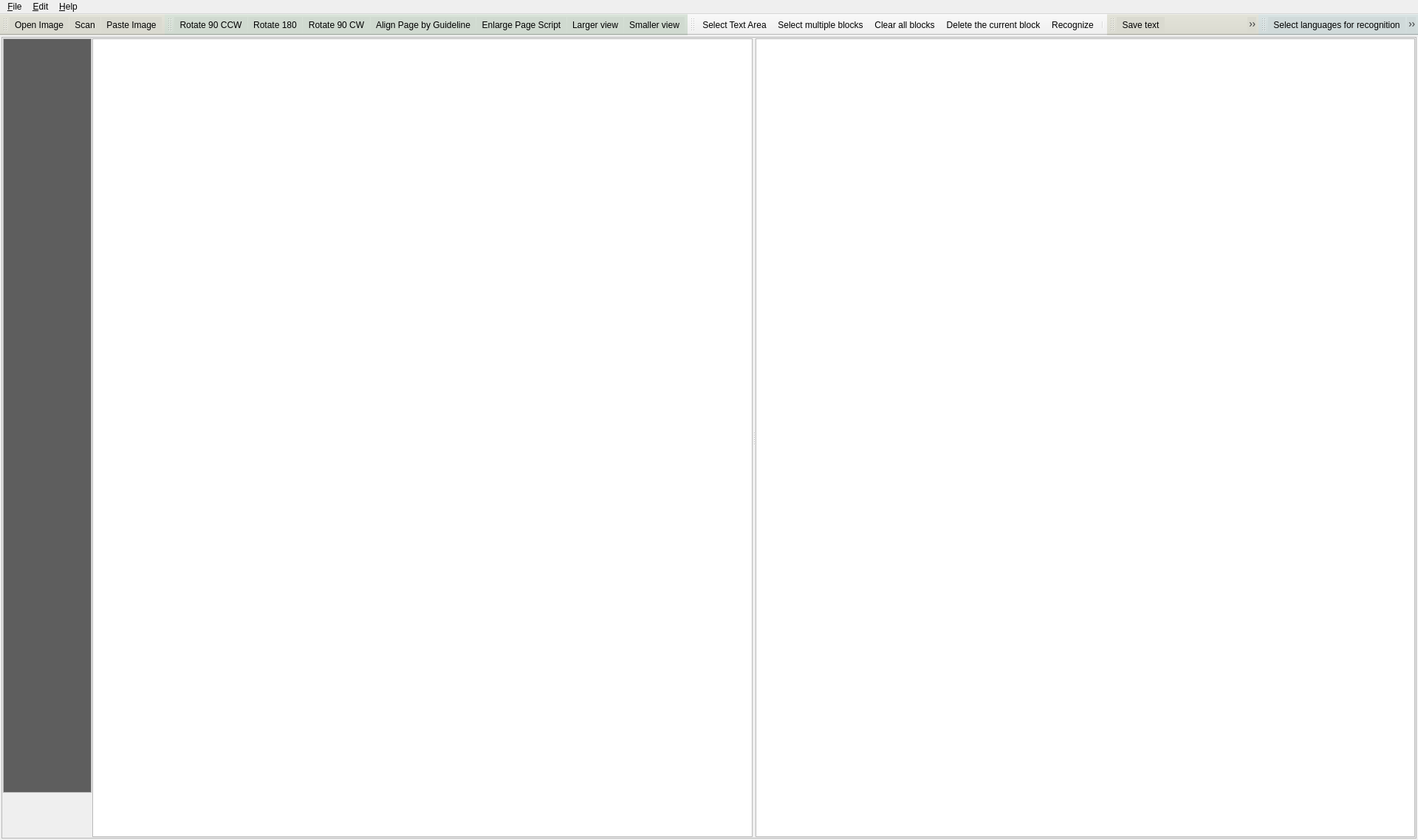
<?xml version="1.0" encoding="UTF-8"?>
<ui version="4.0">
 <class>MainWindow</class>
 <widget class="QMainWindow" name="MainWindow">
  <property name="geometry">
   <rect>
    <x>0</x>
    <y>0</y>
    <width>1920</width>
    <height>1138</height>
   </rect>
  </property>
  <property name="contextMenuPolicy">
   <enum>Qt::CustomContextMenu</enum>
  </property>
  <property name="windowTitle">
   <string>MainWindow</string>
  </property>
  <property name="windowIcon">
   <iconset resource="yagf.qrc">
    <normaloff>:/yagf.png</normaloff>:/yagf.png</iconset>
  </property>
  <property name="locale">
   <locale language="English" country="UnitedStates"/>
  </property>
  <widget class="QWidget" name="centralwidget">
   <layout class="QVBoxLayout" name="verticalLayout">
    <property name="spacing">
     <number>2</number>
    </property>
    <property name="margin">
     <number>2</number>
    </property>
    <item>
     <widget class="QFrame" name="frame">
      <property name="frameShape">
       <enum>QFrame::StyledPanel</enum>
      </property>
      <property name="frameShadow">
       <enum>QFrame::Raised</enum>
      </property>
      <layout class="QHBoxLayout" name="horizontalLayout_2">
       <property name="spacing">
        <number>1</number>
       </property>
       <property name="margin">
        <number>1</number>
       </property>
       <item>
        <layout class="QHBoxLayout" name="horizontalLayout">
         <property name="spacing">
          <number>1</number>
         </property>
         <item>
          <layout class="QVBoxLayout" name="verticalLayout_2">
           <property name="spacing">
            <number>0</number>
           </property>
           <item>
            <widget class="SideBar" name="sideBar">
             <property name="sizePolicy">
              <sizepolicy hsizetype="Expanding" vsizetype="MinimumExpanding">
               <horstretch>0</horstretch>
               <verstretch>1</verstretch>
              </sizepolicy>
             </property>
             <property name="minimumSize">
              <size>
               <width>120</width>
               <height>0</height>
              </size>
             </property>
             <property name="maximumSize">
              <size>
               <width>120</width>
               <height>2048</height>
              </size>
             </property>
             <property name="palette">
              <palette>
               <active>
                <colorrole role="Base">
                 <brush brushstyle="SolidPattern">
                  <color alpha="255">
                   <red>94</red>
                   <green>94</green>
                   <blue>94</blue>
                  </color>
                 </brush>
                </colorrole>
               </active>
               <inactive>
                <colorrole role="Base">
                 <brush brushstyle="SolidPattern">
                  <color alpha="255">
                   <red>94</red>
                   <green>94</green>
                   <blue>94</blue>
                  </color>
                 </brush>
                </colorrole>
               </inactive>
               <disabled>
                <colorrole role="Base">
                 <brush brushstyle="SolidPattern">
                  <color alpha="255">
                   <red>255</red>
                   <green>255</green>
                   <blue>255</blue>
                  </color>
                 </brush>
                </colorrole>
               </disabled>
              </palette>
             </property>
             <property name="midLineWidth">
              <number>1</number>
             </property>
             <property name="horizontalScrollBarPolicy">
              <enum>Qt::ScrollBarAlwaysOff</enum>
             </property>
             <property name="alternatingRowColors">
              <bool>true</bool>
             </property>
             <property name="iconSize">
              <size>
               <width>100</width>
               <height>128</height>
              </size>
             </property>
             <property name="textElideMode">
              <enum>Qt::ElideNone</enum>
             </property>
             <property name="flow">
              <enum>QListView::LeftToRight</enum>
             </property>
             <property name="spacing">
              <number>4</number>
             </property>
             <property name="viewMode">
              <enum>QListView::IconMode</enum>
             </property>
            </widget>
           </item>
           <item>
            <widget class="DropLabel" name="label">
             <property name="minimumSize">
              <size>
               <width>120</width>
               <height>60</height>
              </size>
             </property>
             <property name="maximumSize">
              <size>
               <width>120</width>
               <height>60</height>
              </size>
             </property>
             <property name="palette">
              <palette>
               <active>
                <colorrole role="WindowText">
                 <brush brushstyle="SolidPattern">
                  <color alpha="255">
                   <red>76</red>
                   <green>76</green>
                   <blue>76</blue>
                  </color>
                 </brush>
                </colorrole>
                <colorrole role="Button">
                 <brush brushstyle="SolidPattern">
                  <color alpha="255">
                   <red>94</red>
                   <green>94</green>
                   <blue>94</blue>
                  </color>
                 </brush>
                </colorrole>
                <colorrole role="Dark">
                 <brush brushstyle="SolidPattern">
                  <color alpha="255">
                   <red>94</red>
                   <green>94</green>
                   <blue>94</blue>
                  </color>
                 </brush>
                </colorrole>
                <colorrole role="Text">
                 <brush brushstyle="SolidPattern">
                  <color alpha="255">
                   <red>60</red>
                   <green>60</green>
                   <blue>60</blue>
                  </color>
                 </brush>
                </colorrole>
                <colorrole role="BrightText">
                 <brush brushstyle="SolidPattern">
                  <color alpha="255">
                   <red>94</red>
                   <green>94</green>
                   <blue>94</blue>
                  </color>
                 </brush>
                </colorrole>
                <colorrole role="ButtonText">
                 <brush brushstyle="SolidPattern">
                  <color alpha="255">
                   <red>76</red>
                   <green>76</green>
                   <blue>76</blue>
                  </color>
                 </brush>
                </colorrole>
                <colorrole role="Base">
                 <brush brushstyle="SolidPattern">
                  <color alpha="255">
                   <red>94</red>
                   <green>94</green>
                   <blue>94</blue>
                  </color>
                 </brush>
                </colorrole>
                <colorrole role="Window">
                 <brush brushstyle="SolidPattern">
                  <color alpha="255">
                   <red>94</red>
                   <green>94</green>
                   <blue>94</blue>
                  </color>
                 </brush>
                </colorrole>
                <colorrole role="AlternateBase">
                 <brush brushstyle="SolidPattern">
                  <color alpha="255">
                   <red>94</red>
                   <green>94</green>
                   <blue>94</blue>
                  </color>
                 </brush>
                </colorrole>
                <colorrole role="NoRole">
                 <brush brushstyle="SolidPattern">
                  <color alpha="255">
                   <red>94</red>
                   <green>94</green>
                   <blue>94</blue>
                  </color>
                 </brush>
                </colorrole>
               </active>
               <inactive>
                <colorrole role="WindowText">
                 <brush brushstyle="SolidPattern">
                  <color alpha="255">
                   <red>76</red>
                   <green>76</green>
                   <blue>76</blue>
                  </color>
                 </brush>
                </colorrole>
                <colorrole role="Button">
                 <brush brushstyle="SolidPattern">
                  <color alpha="255">
                   <red>94</red>
                   <green>94</green>
                   <blue>94</blue>
                  </color>
                 </brush>
                </colorrole>
                <colorrole role="Dark">
                 <brush brushstyle="SolidPattern">
                  <color alpha="255">
                   <red>94</red>
                   <green>94</green>
                   <blue>94</blue>
                  </color>
                 </brush>
                </colorrole>
                <colorrole role="Text">
                 <brush brushstyle="SolidPattern">
                  <color alpha="255">
                   <red>60</red>
                   <green>60</green>
                   <blue>60</blue>
                  </color>
                 </brush>
                </colorrole>
                <colorrole role="BrightText">
                 <brush brushstyle="SolidPattern">
                  <color alpha="255">
                   <red>94</red>
                   <green>94</green>
                   <blue>94</blue>
                  </color>
                 </brush>
                </colorrole>
                <colorrole role="ButtonText">
                 <brush brushstyle="SolidPattern">
                  <color alpha="255">
                   <red>76</red>
                   <green>76</green>
                   <blue>76</blue>
                  </color>
                 </brush>
                </colorrole>
                <colorrole role="Base">
                 <brush brushstyle="SolidPattern">
                  <color alpha="255">
                   <red>94</red>
                   <green>94</green>
                   <blue>94</blue>
                  </color>
                 </brush>
                </colorrole>
                <colorrole role="Window">
                 <brush brushstyle="SolidPattern">
                  <color alpha="255">
                   <red>94</red>
                   <green>94</green>
                   <blue>94</blue>
                  </color>
                 </brush>
                </colorrole>
                <colorrole role="AlternateBase">
                 <brush brushstyle="SolidPattern">
                  <color alpha="255">
                   <red>94</red>
                   <green>94</green>
                   <blue>94</blue>
                  </color>
                 </brush>
                </colorrole>
                <colorrole role="NoRole">
                 <brush brushstyle="SolidPattern">
                  <color alpha="255">
                   <red>94</red>
                   <green>94</green>
                   <blue>94</blue>
                  </color>
                 </brush>
                </colorrole>
               </inactive>
               <disabled>
                <colorrole role="WindowText">
                 <brush brushstyle="SolidPattern">
                  <color alpha="255">
                   <red>94</red>
                   <green>94</green>
                   <blue>94</blue>
                  </color>
                 </brush>
                </colorrole>
                <colorrole role="Button">
                 <brush brushstyle="SolidPattern">
                  <color alpha="255">
                   <red>94</red>
                   <green>94</green>
                   <blue>94</blue>
                  </color>
                 </brush>
                </colorrole>
                <colorrole role="Dark">
                 <brush brushstyle="SolidPattern">
                  <color alpha="255">
                   <red>94</red>
                   <green>94</green>
                   <blue>94</blue>
                  </color>
                 </brush>
                </colorrole>
                <colorrole role="Text">
                 <brush brushstyle="SolidPattern">
                  <color alpha="255">
                   <red>94</red>
                   <green>94</green>
                   <blue>94</blue>
                  </color>
                 </brush>
                </colorrole>
                <colorrole role="BrightText">
                 <brush brushstyle="SolidPattern">
                  <color alpha="255">
                   <red>94</red>
                   <green>94</green>
                   <blue>94</blue>
                  </color>
                 </brush>
                </colorrole>
                <colorrole role="ButtonText">
                 <brush brushstyle="SolidPattern">
                  <color alpha="255">
                   <red>94</red>
                   <green>94</green>
                   <blue>94</blue>
                  </color>
                 </brush>
                </colorrole>
                <colorrole role="Base">
                 <brush brushstyle="SolidPattern">
                  <color alpha="255">
                   <red>94</red>
                   <green>94</green>
                   <blue>94</blue>
                  </color>
                 </brush>
                </colorrole>
                <colorrole role="Window">
                 <brush brushstyle="SolidPattern">
                  <color alpha="255">
                   <red>94</red>
                   <green>94</green>
                   <blue>94</blue>
                  </color>
                 </brush>
                </colorrole>
                <colorrole role="AlternateBase">
                 <brush brushstyle="SolidPattern">
                  <color alpha="255">
                   <red>94</red>
                   <green>94</green>
                   <blue>94</blue>
                  </color>
                 </brush>
                </colorrole>
                <colorrole role="NoRole">
                 <brush brushstyle="SolidPattern">
                  <color alpha="255">
                   <red>94</red>
                   <green>94</green>
                   <blue>94</blue>
                  </color>
                 </brush>
                </colorrole>
               </disabled>
              </palette>
             </property>
             <property name="text">
              <string/>
             </property>
             <property name="pixmap">
              <pixmap resource="yagf.qrc">:/images/Trashcan.png</pixmap>
             </property>
             <property name="alignment">
              <set>Qt::AlignCenter</set>
             </property>
            </widget>
           </item>
          </layout>
         </item>
         <item>
          <widget class="QSplitter" name="splitter">
           <property name="sizePolicy">
            <sizepolicy hsizetype="Expanding" vsizetype="Preferred">
             <horstretch>1</horstretch>
             <verstretch>0</verstretch>
            </sizepolicy>
           </property>
           <property name="orientation">
            <enum>Qt::Horizontal</enum>
           </property>
           <property name="handleWidth">
            <number>4</number>
           </property>
           <widget class="QXtGraphicsView" name="graphicsView">
            <property name="contextMenuPolicy">
             <enum>Qt::NoContextMenu</enum>
            </property>
           </widget>
           <widget class="TextEditor" name="textEdit">
            <property name="font">
             <font>
              <family>Times New Roman</family>
             </font>
            </property>
           </widget>
          </widget>
         </item>
        </layout>
       </item>
      </layout>
     </widget>
    </item>
   </layout>
  </widget>
  <widget class="QMenuBar" name="menubar">
   <property name="geometry">
    <rect>
     <x>0</x>
     <y>0</y>
     <width>1920</width>
     <height>25</height>
    </rect>
   </property>
   <widget class="QMenu" name="menuFile">
    <property name="title">
     <string>&amp;File</string>
    </property>
    <addaction name="actionOpen"/>
    <addaction name="actionScan"/>
    <addaction name="actionPaste_Image"/>
    <addaction name="separator"/>
    <addaction name="actionRecognize"/>
    <addaction name="action_Save"/>
    <addaction name="separator"/>
    <addaction name="actionSave_current_image"/>
    <addaction name="actionSave_Project"/>
    <addaction name="actionLoad_Project"/>
    <addaction name="separator"/>
    <addaction name="actionQuit"/>
   </widget>
   <widget class="QMenu" name="menu_Help">
    <property name="title">
     <string>&amp;Help</string>
    </property>
    <addaction name="actionOnlineHelp"/>
    <addaction name="actionAbout"/>
   </widget>
   <widget class="QMenu" name="menu_Settings">
    <property name="title">
     <string>&amp;Edit</string>
    </property>
    <addaction name="actionSelect_Text_Area"/>
    <addaction name="separator"/>
    <addaction name="actionSelect_All_Text"/>
    <addaction name="actionCopyToClipboard"/>
    <addaction name="separator"/>
    <addaction name="actionAlign_Page_by_Guideline"/>
    <addaction name="separator"/>
    <addaction name="actionOCR_Settings"/>
   </widget>
   <addaction name="menuFile"/>
   <addaction name="menu_Settings"/>
   <addaction name="menu_Help"/>
  </widget>
  <widget class="QToolBar" name="toolBar">
   <property name="sizePolicy">
    <sizepolicy hsizetype="Preferred" vsizetype="Preferred">
     <horstretch>0</horstretch>
     <verstretch>0</verstretch>
    </sizepolicy>
   </property>
   <property name="minimumSize">
    <size>
     <width>0</width>
     <height>0</height>
    </size>
   </property>
   <property name="windowTitle">
    <string>toolBar</string>
   </property>
   <property name="toolTip">
    <string>Image acquisition</string>
   </property>
   <property name="styleSheet">
    <string notr="true">background-color: rgb(218, 218, 208);</string>
   </property>
   <property name="locale">
    <locale language="English" country="UnitedStates"/>
   </property>
   <property name="iconSize">
    <size>
     <width>32</width>
     <height>32</height>
    </size>
   </property>
   <attribute name="toolBarArea">
    <enum>TopToolBarArea</enum>
   </attribute>
   <attribute name="toolBarBreak">
    <bool>false</bool>
   </attribute>
   <addaction name="actionOpen"/>
   <addaction name="actionScan"/>
   <addaction name="actionPaste_Image"/>
  </widget>
  <widget class="QToolBar" name="toolBar_2">
   <property name="windowTitle">
    <string>toolBar_2</string>
   </property>
   <property name="toolTip">
    <string>Image manpulation</string>
   </property>
   <property name="styleSheet">
    <string notr="true">background-color: rgb(208, 218, 208);</string>
   </property>
   <attribute name="toolBarArea">
    <enum>TopToolBarArea</enum>
   </attribute>
   <attribute name="toolBarBreak">
    <bool>false</bool>
   </attribute>
   <addaction name="actionRotate_90_CCW"/>
   <addaction name="actionRotate_180"/>
   <addaction name="actionRotate_90_CW"/>
   <addaction name="actionAlign_Page_by_Guideline"/>
   <addaction name="actionUpscale"/>
   <addaction name="actionTBLV"/>
   <addaction name="actionSmaller_view"/>
  </widget>
  <widget class="QToolBar" name="toolBar_3">
   <property name="windowTitle">
    <string>toolBar_3</string>
   </property>
   <property name="toolTip">
    <string>Recognition</string>
   </property>
   <property name="styleSheet">
    <string notr="true">background-color: rgb(218, 208, 208);
QComboBox {
     border: 1px solid gray;
     border-radius: 3px;
     padding: 1px 18px 1px 3px;
     min-width: 6em;
 }

 QComboBox:editable {
     background: white;
 }

 QComboBox:!editable, QComboBox::drop-down:editable {
      background: qlineargradient(x1: 0, y1: 0, x2: 0, y2: 1,
                                  stop: 0 #E1E1E1, stop: 0.4 #DDDDDD,
                                  stop: 0.5 #D8D8D8, stop: 1.0 #D3D3D3);
 }

 /* QComboBox gets the &quot;on&quot; state when the popup is open */
 QComboBox:!editable:on, QComboBox::drop-down:editable:on {
     background: qlineargradient(x1: 0, y1: 0, x2: 0, y2: 1,
                                 stop: 0 #D3D3D3, stop: 0.4 #D8D8D8,
                                 stop: 0.5 #DDDDDD, stop: 1.0 #E1E1E1);
 }

 QComboBox:on { /* shift the text when the popup opens */
     padding-top: 3px;
     padding-left: 4px;
 }

 QComboBox::drop-down {
     subcontrol-origin: padding;
     subcontrol-position: top right;
     width: 15px;

     border-left-width: 1px;
     border-left-color: darkgray;
     border-left-style: solid; /* just a single line */
     border-top-right-radius: 3px; /* same radius as the QComboBox */
     border-bottom-right-radius: 3px;
 }

 QComboBox::down-arrow {
     image: url(/usr/share/icons/crystalsvg/16x16/actions/1downarrow.png);
 }

 QComboBox::down-arrow:on { /* shift the arrow when popup is open */
     top: 1px;
     left: 1px;
 }</string>
   </property>
   <attribute name="toolBarArea">
    <enum>TopToolBarArea</enum>
   </attribute>
   <attribute name="toolBarBreak">
    <bool>false</bool>
   </attribute>
   <addaction name="actionSelect_Text_Area"/>
   <addaction name="actionSelect_multiple_blocks"/>
   <addaction name="ActionClearAllBlocks"/>
   <addaction name="ActionDeleteBlock"/>
   <addaction name="actionRecognize"/>
   <addaction name="separator"/>
  </widget>
  <widget class="QToolBar" name="toolBar_4">
   <property name="windowTitle">
    <string>toolBar_4</string>
   </property>
   <property name="toolTip">
    <string>Text manipulation</string>
   </property>
   <property name="styleSheet">
    <string notr="true">background-color: rgb(218, 218, 208);</string>
   </property>
   <attribute name="toolBarArea">
    <enum>TopToolBarArea</enum>
   </attribute>
   <attribute name="toolBarBreak">
    <bool>false</bool>
   </attribute>
   <addaction name="action_Save"/>
   <addaction name="actionCopyToClipboard"/>
   <addaction name="actionCheck_spelling"/>
  </widget>
  <widget class="QToolBar" name="toolBar_5">
   <property name="windowTitle">
    <string>toolBar_5</string>
   </property>
   <property name="styleSheet">
    <string notr="true">background-color: rgb(208, 218, 218);</string>
   </property>
   <attribute name="toolBarArea">
    <enum>TopToolBarArea</enum>
   </attribute>
   <attribute name="toolBarBreak">
    <bool>false</bool>
   </attribute>
   <addaction name="actionSelect_languages"/>
   <addaction name="actionOCR_Settings"/>
  </widget>
  <action name="actionScan">
   <property name="icon">
    <iconset resource="yagf.qrc">
     <normaloff>:/images/scanner.png</normaloff>:/images/scanner.png</iconset>
   </property>
   <property name="text">
    <string>S&amp;can...</string>
   </property>
   <property name="statusTip">
    <string>Scanning images using XSane...</string>
   </property>
   <property name="shortcut">
    <string>Ctrl+N</string>
   </property>
  </action>
  <action name="action_Save">
   <property name="icon">
    <iconset resource="yagf.qrc">
     <normaloff>:/images/save.png</normaloff>:/images/save.png</iconset>
   </property>
   <property name="text">
    <string>&amp;Save text...</string>
   </property>
   <property name="shortcut">
    <string>Ctrl+S</string>
   </property>
  </action>
  <action name="actionOpen">
   <property name="icon">
    <iconset resource="yagf.qrc">
     <normaloff>:/images/open.png</normaloff>:/images/open.png</iconset>
   </property>
   <property name="text">
    <string>&amp;Open Image...</string>
   </property>
   <property name="toolTip">
    <string>Open Image</string>
   </property>
   <property name="shortcut">
    <string>Ctrl+O</string>
   </property>
  </action>
  <action name="actionRecognize">
   <property name="icon">
    <iconset resource="yagf.qrc">
     <normaloff>:/images/Recognize.png</normaloff>:/images/Recognize.png</iconset>
   </property>
   <property name="text">
    <string>&amp;Recognize</string>
   </property>
   <property name="statusTip">
    <string>Recognizing text...</string>
   </property>
   <property name="shortcut">
    <string>Ctrl+R</string>
   </property>
  </action>
  <action name="actionChoose_Language">
   <property name="text">
    <string>Choose &amp;Language</string>
   </property>
  </action>
  <action name="actionQuit">
   <property name="text">
    <string>Quit</string>
   </property>
   <property name="shortcut">
    <string>Ctrl+Q</string>
   </property>
  </action>
  <action name="actionPreviousPage">
   <property name="icon">
    <iconset resource="yagf.qrc">
     <normaloff>:/images/back.png</normaloff>:/images/back.png</iconset>
   </property>
   <property name="text">
    <string>Previous page</string>
   </property>
   <property name="toolTip">
    <string>Move to previous image</string>
   </property>
  </action>
  <action name="actionNextPage">
   <property name="icon">
    <iconset resource="yagf.qrc">
     <normaloff>:/images/forward.png</normaloff>:/images/forward.png</iconset>
   </property>
   <property name="text">
    <string>Next page</string>
   </property>
   <property name="toolTip">
    <string>Move to next image</string>
   </property>
  </action>
  <action name="actionOnine_help">
   <property name="text">
    <string>Online Help</string>
   </property>
  </action>
  <action name="actionAbout">
   <property name="text">
    <string>About...</string>
   </property>
  </action>
  <action name="actionOnlineHelp">
   <property name="text">
    <string>Online Help</string>
   </property>
  </action>
  <action name="actionCopyToClipboard">
   <property name="icon">
    <iconset resource="yagf.qrc">
     <normaloff>:/images/Copy.png</normaloff>:/images/Copy.png</iconset>
   </property>
   <property name="text">
    <string>Copy Text to Clipboard</string>
   </property>
   <property name="toolTip">
    <string>Copy recognized text to clipboard</string>
   </property>
  </action>
  <action name="actionRecognize_All_Pages">
   <property name="icon">
    <iconset resource="yagf.qrc">
     <normaloff>:/batch.png</normaloff>:/batch.png</iconset>
   </property>
   <property name="text">
    <string>Recognize &amp;All Pages</string>
   </property>
   <property name="toolTip">
    <string>Recognize All Pages</string>
   </property>
   <property name="shortcut">
    <string>Ctrl+A</string>
   </property>
  </action>
  <action name="ActionClearAllBlocks">
   <property name="icon">
    <iconset resource="yagf.qrc">
     <normaloff>:/images/RemoveBlocks.png</normaloff>:/images/RemoveBlocks.png</iconset>
   </property>
   <property name="text">
    <string>Clear all blocks</string>
   </property>
   <property name="toolTip">
    <string>Clear all blocks</string>
   </property>
  </action>
  <action name="ActionDeleteBlock">
   <property name="icon">
    <iconset resource="yagf.qrc">
     <normaloff>:/images/RemoveBlock.png</normaloff>:/images/RemoveBlock.png</iconset>
   </property>
   <property name="text">
    <string>Delete the current block</string>
   </property>
   <property name="toolTip">
    <string>Delete the current block</string>
   </property>
  </action>
  <action name="actionRecognize_block">
   <property name="icon">
    <iconset resource="yagf.qrc">
     <normaloff>:/images/recblocks.png</normaloff>:/images/recblocks.png</iconset>
   </property>
   <property name="text">
    <string>Recognize block</string>
   </property>
   <property name="toolTip">
    <string>Recognize this block</string>
   </property>
  </action>
  <action name="actionClear_numbers">
   <property name="text">
    <string>Clear numbers</string>
   </property>
   <property name="toolTip">
    <string>Crear block numbering</string>
   </property>
  </action>
  <action name="actionCheck_spelling">
   <property name="checkable">
    <bool>true</bool>
   </property>
   <property name="icon">
    <iconset resource="yagf.qrc">
     <normaloff>:/images/Spellcheck.png</normaloff>:/images/Spellcheck.png</iconset>
   </property>
   <property name="text">
    <string>Check spelling</string>
   </property>
  </action>
  <action name="actionSave_current_image">
   <property name="icon">
    <iconset resource="yagf.qrc">
     <normaloff>:/images/save.png</normaloff>:/images/save.png</iconset>
   </property>
   <property name="text">
    <string>Save current image...</string>
   </property>
   <property name="toolTip">
    <string>Save currently opened image in its real size</string>
   </property>
  </action>
  <action name="actionSave_block">
   <property name="icon">
    <iconset resource="yagf.qrc">
     <normaloff>:/images/saveblock.png</normaloff>:/images/saveblock.png</iconset>
   </property>
   <property name="text">
    <string>Save block</string>
   </property>
   <property name="toolTip">
    <string>Save the current block to the image file</string>
   </property>
  </action>
  <action name="actionUpscale">
   <property name="checkable">
    <bool>true</bool>
   </property>
   <property name="icon">
    <iconset resource="yagf.qrc">
     <normaloff>:/images/upscale.png</normaloff>:/images/upscale.png</iconset>
   </property>
   <property name="text">
    <string>Enlarge Page Script</string>
   </property>
   <property name="toolTip">
    <string>Enlarge Page Script</string>
   </property>
  </action>
  <action name="actionSelect_HTML_format">
   <property name="checkable">
    <bool>true</bool>
   </property>
   <property name="icon">
    <iconset resource="yagf.qrc">
     <normaloff>:/images/stock_new_html.png</normaloff>:/images/stock_new_html.png</iconset>
   </property>
   <property name="text">
    <string>Select HTML format</string>
   </property>
   <property name="toolTip">
    <string>Select HTML format as recognition output</string>
   </property>
  </action>
  <action name="actionTBLV">
   <property name="icon">
    <iconset resource="yagf.qrc">
     <normaloff>:/images/ZoomIn.png</normaloff>:/images/ZoomIn.png</iconset>
   </property>
   <property name="text">
    <string>Larger view</string>
   </property>
   <property name="toolTip">
    <string>Larger view</string>
   </property>
  </action>
  <action name="actionSmaller_view">
   <property name="icon">
    <iconset resource="yagf.qrc">
     <normaloff>:/images/ZoomOut.png</normaloff>:/images/ZoomOut.png</iconset>
   </property>
   <property name="text">
    <string>Smaller view</string>
   </property>
   <property name="toolTip">
    <string>Smaller view</string>
   </property>
  </action>
  <action name="actionRotate_90_CCW">
   <property name="icon">
    <iconset resource="yagf.qrc">
     <normaloff>:/images/Rotateatm90.png</normaloff>:/images/Rotateatm90.png</iconset>
   </property>
   <property name="text">
    <string>Rotate 90 CCW</string>
   </property>
   <property name="toolTip">
    <string>Rotate 90 CCW</string>
   </property>
  </action>
  <action name="actionRotate_180">
   <property name="icon">
    <iconset resource="yagf.qrc">
     <normaloff>:/images/Flip.png</normaloff>:/images/Flip.png</iconset>
   </property>
   <property name="text">
    <string>Rotate 180</string>
   </property>
   <property name="toolTip">
    <string>Rotate 180</string>
   </property>
  </action>
  <action name="actionRotate_90_CW">
   <property name="icon">
    <iconset resource="yagf.qrc">
     <normaloff>:/images/Rotateat90.png</normaloff>:/images/Rotateat90.png</iconset>
   </property>
   <property name="text">
    <string>Rotate 90 CW</string>
   </property>
   <property name="toolTip">
    <string>Rotate 90 CW</string>
   </property>
  </action>
  <action name="actionAlign_Page_by_Guideline">
   <property name="icon">
    <iconset resource="yagf.qrc">
     <normaloff>:/images/Align.png</normaloff>:/images/Align.png</iconset>
   </property>
   <property name="text">
    <string>Align Page by Guideline</string>
   </property>
   <property name="toolTip">
    <string>Align Page by Guideline</string>
   </property>
  </action>
  <action name="actionOCR_Settings">
   <property name="icon">
    <iconset resource="yagf.qrc">
     <normaloff>:/images/Settings.png</normaloff>:/images/Settings.png</iconset>
   </property>
   <property name="text">
    <string>Settings</string>
   </property>
  </action>
  <action name="actionPaste_Image">
   <property name="icon">
    <iconset resource="yagf.qrc">
     <normaloff>:/images/Paste.png</normaloff>:/images/Paste.png</iconset>
   </property>
   <property name="text">
    <string>Paste Image</string>
   </property>
   <property name="toolTip">
    <string>Paste image from clipboard</string>
   </property>
  </action>
  <action name="actionSelect_Text_Area">
   <property name="icon">
    <iconset resource="yagf.qrc">
     <normaloff>:/images/SingleBlock.png</normaloff>:/images/SingleBlock.png</iconset>
   </property>
   <property name="text">
    <string>Select Text Area</string>
   </property>
   <property name="toolTip">
    <string>Select Text Area</string>
   </property>
  </action>
  <action name="actionDeskew_by_Block">
   <property name="text">
    <string>Deskew  Block</string>
   </property>
   <property name="toolTip">
    <string>Deskew the current block</string>
   </property>
  </action>
  <action name="actionSelect_multiple_blocks">
   <property name="icon">
    <iconset resource="yagf.qrc">
     <normaloff>:/images/split.png</normaloff>:/images/split.png</iconset>
   </property>
   <property name="text">
    <string>Select multiple blocks</string>
   </property>
   <property name="toolTip">
    <string>Splits text into several blocks</string>
   </property>
  </action>
  <action name="actionToggle_Large_Small_Icons">
   <property name="text">
    <string>Toggle Large/Small Icons</string>
   </property>
  </action>
  <action name="actionSelect_Recognition_Language">
   <property name="icon">
    <iconset>
     <normaloff>:/images/system_config_language.png</normaloff>:/images/system_config_language.png</iconset>
   </property>
   <property name="text">
    <string>Select Recognition Language</string>
   </property>
   <property name="toolTip">
    <string>Select Recognition Language</string>
   </property>
  </action>
  <action name="actionSave_Project">
   <property name="text">
    <string>Save Project...</string>
   </property>
  </action>
  <action name="actionLoad_Project">
   <property name="text">
    <string>Load Project...</string>
   </property>
  </action>
  <action name="actionSelect_Recognition_Languages">
   <property name="icon">
    <iconset resource="yagf.qrc">
     <normaloff>:/images/languages.png</normaloff>:/images/languages.png</iconset>
   </property>
   <property name="text">
    <string>Select Recognition Languages...</string>
   </property>
   <property name="toolTip">
    <string>Select Recognition Languages</string>
   </property>
  </action>
  <action name="actionSelect_All_Text">
   <property name="text">
    <string>Select All Text</string>
   </property>
   <property name="toolTip">
    <string>Select all the recognized text</string>
   </property>
  </action>
  <action name="actionSelect_languages">
   <property name="icon">
    <iconset resource="yagf.qrc">
     <normaloff>:/images/languages.png</normaloff>:/images/languages.png</iconset>
   </property>
   <property name="text">
    <string>Select languages for recognition</string>
   </property>
   <property name="toolTip">
    <string>Select languages for recognition</string>
   </property>
  </action>
 </widget>
 <customwidgets>
  <customwidget>
   <class>QXtGraphicsView</class>
   <extends>QGraphicsView</extends>
   <header location="global">qxtgraphicsview.h</header>
  </customwidget>
  <customwidget>
   <class>SideBar</class>
   <extends>QListWidget</extends>
   <header location="global">sidebar.h</header>
  </customwidget>
  <customwidget>
   <class>DropLabel</class>
   <extends>QLabel</extends>
   <header>droplabel.h</header>
  </customwidget>
  <customwidget>
   <class>TextEditor</class>
   <extends>QTextEdit</extends>
   <header>texteditor.h</header>
  </customwidget>
 </customwidgets>
 <resources>
  <include location="yagf.qrc"/>
 </resources>
 <connections>
  <connection>
   <sender>actionTBLV</sender>
   <signal>triggered()</signal>
   <receiver>MainWindow</receiver>
   <slot>enlargeButtonClicked()</slot>
   <hints>
    <hint type="sourcelabel">
     <x>-1</x>
     <y>-1</y>
    </hint>
    <hint type="destinationlabel">
     <x>959</x>
     <y>568</y>
    </hint>
   </hints>
  </connection>
  <connection>
   <sender>actionSmaller_view</sender>
   <signal>triggered()</signal>
   <receiver>MainWindow</receiver>
   <slot>decreaseButtonClicked()</slot>
   <hints>
    <hint type="sourcelabel">
     <x>-1</x>
     <y>-1</y>
    </hint>
    <hint type="destinationlabel">
     <x>959</x>
     <y>568</y>
    </hint>
   </hints>
  </connection>
  <connection>
   <sender>actionRotate_90_CCW</sender>
   <signal>triggered()</signal>
   <receiver>MainWindow</receiver>
   <slot>rotateCCWButtonClicked()</slot>
   <hints>
    <hint type="sourcelabel">
     <x>-1</x>
     <y>-1</y>
    </hint>
    <hint type="destinationlabel">
     <x>959</x>
     <y>568</y>
    </hint>
   </hints>
  </connection>
  <connection>
   <sender>actionRotate_180</sender>
   <signal>triggered()</signal>
   <receiver>MainWindow</receiver>
   <slot>rotate180ButtonClicked()</slot>
   <hints>
    <hint type="sourcelabel">
     <x>-1</x>
     <y>-1</y>
    </hint>
    <hint type="destinationlabel">
     <x>959</x>
     <y>568</y>
    </hint>
   </hints>
  </connection>
  <connection>
   <sender>actionRotate_90_CW</sender>
   <signal>triggered()</signal>
   <receiver>MainWindow</receiver>
   <slot>rotateCWButtonClicked()</slot>
   <hints>
    <hint type="sourcelabel">
     <x>-1</x>
     <y>-1</y>
    </hint>
    <hint type="destinationlabel">
     <x>959</x>
     <y>568</y>
    </hint>
   </hints>
  </connection>
  <connection>
   <sender>actionAlign_Page_by_Guideline</sender>
   <signal>triggered()</signal>
   <receiver>MainWindow</receiver>
   <slot>deskewByLine()</slot>
   <hints>
    <hint type="sourcelabel">
     <x>-1</x>
     <y>-1</y>
    </hint>
    <hint type="destinationlabel">
     <x>959</x>
     <y>568</y>
    </hint>
   </hints>
  </connection>
  <connection>
   <sender>actionOCR_Settings</sender>
   <signal>triggered()</signal>
   <receiver>MainWindow</receiver>
   <slot>showConfigDlg()</slot>
   <hints>
    <hint type="sourcelabel">
     <x>-1</x>
     <y>-1</y>
    </hint>
    <hint type="destinationlabel">
     <x>959</x>
     <y>568</y>
    </hint>
   </hints>
  </connection>
  <connection>
   <sender>actionPaste_Image</sender>
   <signal>triggered()</signal>
   <receiver>MainWindow</receiver>
   <slot>pasteimage()</slot>
   <hints>
    <hint type="sourcelabel">
     <x>-1</x>
     <y>-1</y>
    </hint>
    <hint type="destinationlabel">
     <x>959</x>
     <y>568</y>
    </hint>
   </hints>
  </connection>
  <connection>
   <sender>actionSelect_Text_Area</sender>
   <signal>triggered()</signal>
   <receiver>MainWindow</receiver>
   <slot>selectTextArea()</slot>
   <hints>
    <hint type="sourcelabel">
     <x>-1</x>
     <y>-1</y>
    </hint>
    <hint type="destinationlabel">
     <x>959</x>
     <y>568</y>
    </hint>
   </hints>
  </connection>
  <connection>
   <sender>actionDeskew_by_Block</sender>
   <signal>triggered()</signal>
   <receiver>MainWindow</receiver>
   <slot>deskewByBlock()</slot>
   <hints>
    <hint type="sourcelabel">
     <x>-1</x>
     <y>-1</y>
    </hint>
    <hint type="destinationlabel">
     <x>959</x>
     <y>568</y>
    </hint>
   </hints>
  </connection>
  <connection>
   <sender>actionSelect_multiple_blocks</sender>
   <signal>triggered()</signal>
   <receiver>MainWindow</receiver>
   <slot>selectBlocks()</slot>
   <hints>
    <hint type="sourcelabel">
     <x>-1</x>
     <y>-1</y>
    </hint>
    <hint type="destinationlabel">
     <x>959</x>
     <y>568</y>
    </hint>
   </hints>
  </connection>
  <connection>
   <sender>actionSave_Project</sender>
   <signal>triggered()</signal>
   <receiver>MainWindow</receiver>
   <slot>saveProject()</slot>
   <hints>
    <hint type="sourcelabel">
     <x>-1</x>
     <y>-1</y>
    </hint>
    <hint type="destinationlabel">
     <x>959</x>
     <y>568</y>
    </hint>
   </hints>
  </connection>
  <connection>
   <sender>actionLoad_Project</sender>
   <signal>triggered()</signal>
   <receiver>MainWindow</receiver>
   <slot>loadProject()</slot>
   <hints>
    <hint type="sourcelabel">
     <x>-1</x>
     <y>-1</y>
    </hint>
    <hint type="destinationlabel">
     <x>959</x>
     <y>568</y>
    </hint>
   </hints>
  </connection>
  <connection>
   <sender>actionSelect_Recognition_Languages</sender>
   <signal>triggered()</signal>
   <receiver>MainWindow</receiver>
   <slot>SelectRecognitionLanguages()</slot>
   <hints>
    <hint type="sourcelabel">
     <x>-1</x>
     <y>-1</y>
    </hint>
    <hint type="destinationlabel">
     <x>959</x>
     <y>568</y>
    </hint>
   </hints>
  </connection>
  <connection>
   <sender>actionUpscale</sender>
   <signal>toggled(bool)</signal>
   <receiver>MainWindow</receiver>
   <slot>upscale()</slot>
   <hints>
    <hint type="sourcelabel">
     <x>-1</x>
     <y>-1</y>
    </hint>
    <hint type="destinationlabel">
     <x>959</x>
     <y>568</y>
    </hint>
   </hints>
  </connection>
 </connections>
 <slots>
  <slot>rotateCWButtonClicked()</slot>
  <slot>rotateCCWButtonClicked()</slot>
  <slot>rotate180ButtonClicked()</slot>
  <slot>enlargeButtonClicked()</slot>
  <slot>decreaseButtonClicked()</slot>
  <slot>showConfigDlg()</slot>
  <slot>pasteimage()</slot>
  <slot>blockAllText()</slot>
  <slot>deskewByBlock()</slot>
  <slot>showAdvancedSettings()</slot>
  <slot>selectTextArea()</slot>
  <slot>selectBlocks()</slot>
  <slot>setSmallIcons()</slot>
  <slot>preprocessPage()</slot>
  <slot>saveProject()</slot>
  <slot>loadProject()</slot>
  <slot>SelectRecognitionLanguages()</slot>
  <slot>deskewByLine()</slot>
  <slot>upscale()</slot>
 </slots>
</ui>
